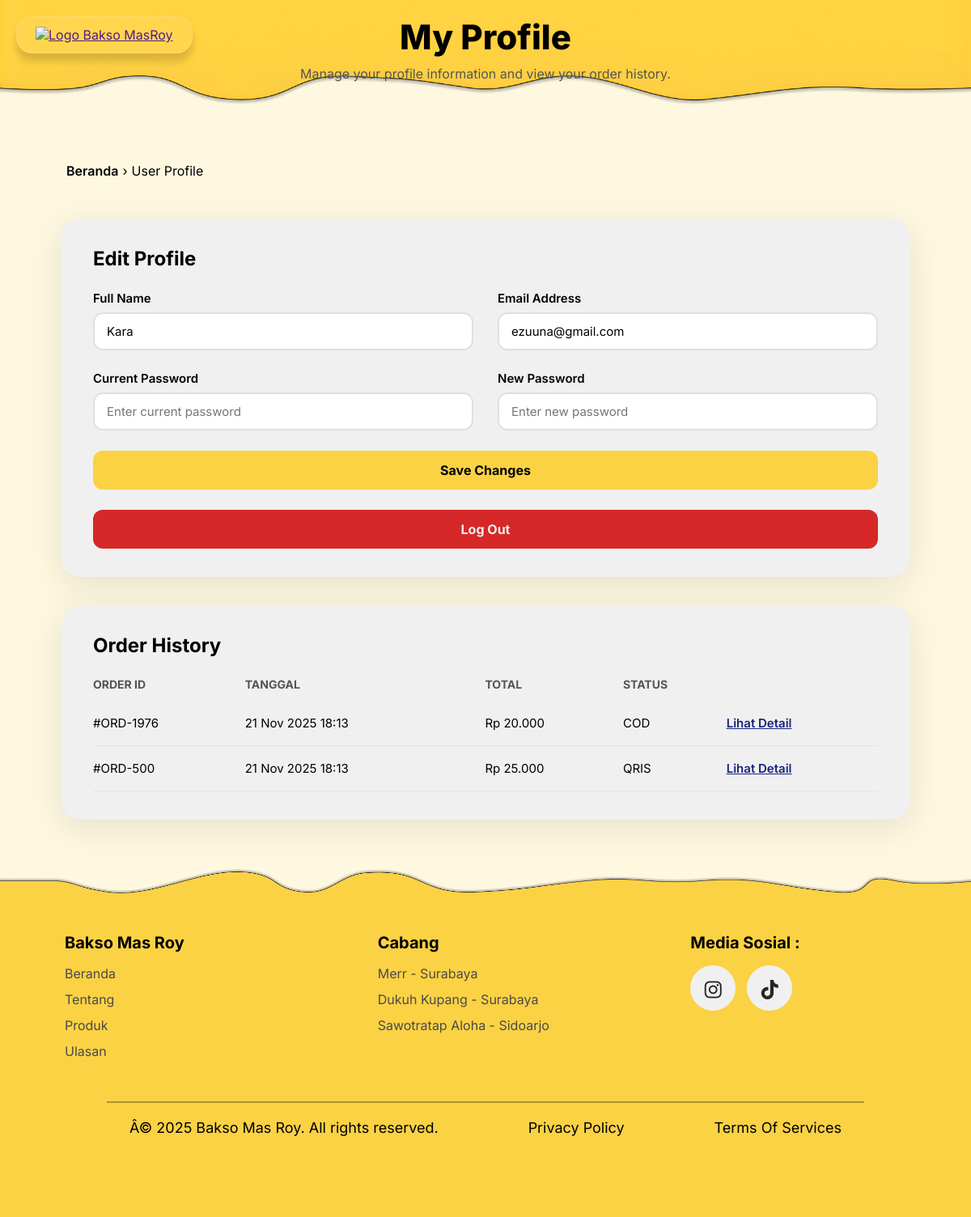
Screenshot of /userprofile.php (signed in) with the database file from the repository.
### tables this page shows
CREATE TABLE `user` (
  `id` int(11) NOT NULL,
  `username` varchar(50) NOT NULL,
  `email` varchar(255) NOT NULL,
  `password` varchar(255) NOT NULL
);

CREATE TABLE `orders` (
  `id` int(11) NOT NULL,
  `order_code` varchar(20) NOT NULL,
  `user_id` int(11) NOT NULL,
  `outlet` varchar(255) NOT NULL,
  `metode` varchar(30) NOT NULL,
  `total_harga` int(11) NOT NULL,
  `tanggal` datetime DEFAULT current_timestamp()
);

### userprofile.php (the view, shortened to what this page needs)
<?php
include 'functions.php';
$user_id = $_SESSION['id'];
$q = mysqli_query($conn, "SELECT * FROM user WHERE id = $user_id");
$user = mysqli_fetch_assoc($q);
$orders = mysqli_query($conn, "
    SELECT * FROM orders
    WHERE user_id = $user_id
    ORDER BY tanggal DESC
");
?>
<!DOCTYPE html>
<html lang="en">
<head>
  <link rel="stylesheet" href="css/userprofile.css" />
  <link rel="stylesheet" href="https://cdnjs.cloudflare.com/ajax/libs/font-awesome/6.5.2/css/all.min.css" />
  <link rel="stylesheet" href="https://cdn.jsdelivr.net/npm/bootstrap-icons@1.11.1/font/bootstrap-icons.css" />
</head>
<body>
  <nav>
    <div class="logo">
      <a href="">
        <img src="css/properties/logo.png" alt="Logo Bakso MasRoy" />
      </a>
    </div>
  </nav>
  <section id="header" class="header">
    <div class="profile-header">
      <h1>My Profile</h1>
      <p>Manage your profile information and view your order history.</p>
    </div>
    <div class="breadcrumb">
      <a href="index.php">Beranda</a>
      <span>›</span>
      <span>User Profile</span>
    </div>
  </section>
  <section id="profile" class="profile">
    <div class="profile-container">
      <div class="edit-profile-card">
        <h2>Edit Profile</h2>
        <form class="profile-form" action="updateprofile.php" method="POST">
          <div class="form-group">
            <label>Full Name</label>
            <input type="text" name="username" value="<?= $user['username'] ?>" placeholder="Tedjo" />
          </div>
          <div class="form-group">
            <label>Email Address</label>
            <input type="email" name="email" value="<?= $user['email'] ?>" placeholder="Terbaik@gmail.com" />
          </div>
          <div class="form-group">
            <label>Current Password</label>
            <input type="password" name="current_password" placeholder="Enter current password" />
          </div>
          <div class="form-group">
            <label>New Password</label>
            <input type="password" name="new_password" placeholder="Enter new password" />
          </div>
          <button class="save-btn">Save Changes</button>
          <a href="logout.php" class="log-out-btn">Log Out</a>
        </form>
      </div>
      <div class="order-history-card">
        <h2>Order History</h2>
        <table class="order-table">
          <thead>
            <tr>
              <th>ORDER ID</th>
              <th>TANGGAL</th>
              <th>TOTAL</th>
              <th>STATUS</th>
              <th></th>
            </tr>
          </thead>
          <tbody>
            <?php if (mysqli_num_rows($orders) === 0): ?>
              <tr>
                <td colspan="5" style="text-align:center; padding:20px;">
                  Belum ada riwayat pesanan.
                </td>
              </tr>
            <?php else: ?>
              <?php while ($o = mysqli_fetch_assoc($orders)): ?>
                <tr>
                  <td>#<?= $o['order_code'] ?></td>
                  <td><?= date("d M Y H:i", strtotime($o['tanggal'])) ?></td>
                  <td>Rp <?= number_format($o['total_harga'], 0, ',', '.') ?></td>
                  <td>
                    <?php if ($o['metode'] === "qris"): ?>
                      <span class="status dine-processing">QRIS</span>
                    <?php else: ?>
                      <span class="status dine-ready">COD</span>
                    <?php endif; ?>
                  </td>
                  <td>
                    <a class="details-btn" href="struk.php?order=<?= $o['id'] ?>">
                      Lihat Detail
                    </a>
                  </td>
                </tr>
              <?php endwhile; ?>
            <?php endif; ?>
          </tbody>
        </table>
      </div>
    </div>
  </section>
  <footer>
    <div class="navigasi-info-dan-medsos">
      <div class="navigasi">
        <h3>Bakso Mas Roy</h3>
        <div class="navigasi-link">
          <a href="index.php#beranda">Beranda</a>
          <a href="index.php#tentang">Tentang</a>
          <a href="index.php#produk">Produk</a>
          <a href="index.php#ulasan">Ulasan</a>
        </div>
      </div>
      <div class="info">
        <h3>Cabang</h3>
        <div class="info-link">
          <a href="#">Merr - Surabaya</a>
          <a href="#">Dukuh Kupang - Surabaya</a>
          <a href="#">Sawotratap Aloha - Sidoarjo</a>
        </div>
      </div>
      <div class="medsos">
        <h3>Media Sosial :</h3>
        <div class="medsos-link">
          <ul>
            <li>
              <a href="https://www.instagram.com/baksomasroy/"><i class="fab fa-instagram icon"></i></a>
            </li>
            <li>
              <a href="https://www.tiktok.com/@baksomasroy?lang=en"><i class="fa-brands fa-tiktok icon"></i></a>
            </li>
          </ul>
        </div>
      </div>
    </div>
    <hr class="betmut" />
    <div class="copyright">
      <p>Â© 2025 Bakso Mas Roy. All rights reserved.</p>
      <p>Privacy Policy</p>
      <p>Terms Of Services</p>
    </div>
  </footer>
</body>
</html>

### rows the page displays
user: username "Kara", email "ezuuna@gmail.com"
orders: order_code "ORD-1976", tanggal "21 Nov 2025 18:13", total_harga "20.000", metode "COD"
orders: order_code "ORD-500", tanggal "21 Nov 2025 18:13", total_harga "25.000", metode "QRIS"
